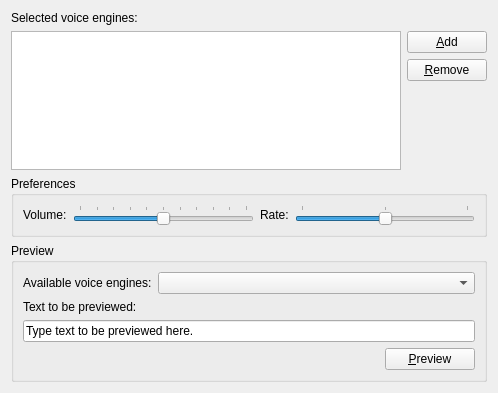
<?xml version="1.0" encoding="UTF-8"?>
<ui version="4.0">
 <class>TextToSpeechSource</class>
 <widget class="QWidget" name="TextToSpeechSource">
  <property name="geometry">
   <rect>
    <x>0</x>
    <y>0</y>
    <width>498</width>
    <height>393</height>
   </rect>
  </property>
  <property name="windowTitle">
   <string notr="true">Form</string>
  </property>
  <layout class="QVBoxLayout" name="verticalLayout_3">
   <item>
    <widget class="QLabel" name="label_3">
     <property name="buddy">
       <cstring>selectedVoiceEngines</cstring>
     </property>
     <property name="text">
      <string>Selected voice engines:</string>
     </property>
    </widget>
   </item>
   <item>
    <layout class="QHBoxLayout" name="horizontalLayout_3">
     <item>
      <widget class="QTreeView" name="selectedVoiceEngines"/>
     </item>
     <item>
      <layout class="QVBoxLayout" name="verticalLayout">
       <item>
        <widget class="QPushButton" name="addVoiceEngine">
         <property name="maximumSize">
          <size>
           <width>80</width>
           <height>16777215</height>
          </size>
         </property>
         <property name="text">
          <string>&amp;Add</string>
         </property>
        </widget>
       </item>
       <item>
        <widget class="QPushButton" name="removeVoiceEngine">
         <property name="text">
          <string>&amp;Remove</string>
         </property>
        </widget>
       </item>
       <item>
        <spacer name="verticalSpacer_3">
         <property name="orientation">
          <enum>Qt::Vertical</enum>
         </property>
         <property name="sizeHint" stdset="0">
          <size>
           <width>20</width>
           <height>18</height>
          </size>
         </property>
        </spacer>
       </item>
      </layout>
     </item>
    </layout>
   </item>
   <item>
    <widget class="QGroupBox" name="groupBox">
     <property name="title">
      <string>Preferences</string>
     </property>
     <layout class="QHBoxLayout" name="horizontalLayout_5">
      <item>
       <widget class="QLabel" name="label_4">
        <property name="buddy">
          <cstring>volumeSlider</cstring>
        </property>
        <property name="text">
         <string>Volume:</string>
        </property>
       </widget>
      </item>
      <item>
       <widget class="QSlider" name="volumeSlider">
        <property name="maximum">
         <number>100</number>
        </property>
        <property name="sliderPosition">
         <number>50</number>
        </property>
        <property name="tracking">
         <bool>false</bool>
        </property>
        <property name="orientation">
         <enum>Qt::Horizontal</enum>
        </property>
        <property name="tickPosition">
         <enum>QSlider::TicksAbove</enum>
        </property>
        <property name="tickInterval">
         <number>10</number>
        </property>
       </widget>
      </item>
      <item>
       <widget class="QLabel" name="label_5">
        <property name="buddy">
          <cstring>rateSlider</cstring>
        </property>
        <property name="text">
         <string>Rate:</string>
        </property>
       </widget>
      </item>
      <item>
       <widget class="QSlider" name="rateSlider">
        <property name="minimum">
         <number>-10</number>
        </property>
        <property name="maximum">
         <number>10</number>
        </property>
        <property name="pageStep">
         <number>2</number>
        </property>
        <property name="value">
         <number>0</number>
        </property>
        <property name="sliderPosition">
         <number>0</number>
        </property>
        <property name="tracking">
         <bool>false</bool>
        </property>
        <property name="orientation">
         <enum>Qt::Horizontal</enum>
        </property>
        <property name="tickPosition">
         <enum>QSlider::TicksAbove</enum>
        </property>
        <property name="tickInterval">
         <number>10</number>
        </property>
       </widget>
      </item>
     </layout>
    </widget>
   </item>
   <item>
    <widget class="QGroupBox" name="groupBox_2">
     <property name="title">
      <string>Preview</string>
     </property>
     <layout class="QVBoxLayout" name="verticalLayout_2">
      <item>
       <layout class="QHBoxLayout" name="horizontalLayout">
        <item>
         <widget class="QLabel" name="label_2">
          <property name="buddy">
            <cstring>availableVoiceEngines</cstring>
          </property>
          <property name="sizePolicy">
           <sizepolicy hsizetype="Fixed" vsizetype="Preferred">
            <horstretch>0</horstretch>
            <verstretch>0</verstretch>
           </sizepolicy>
          </property>
          <property name="text">
           <string>Available voice engines:</string>
          </property>
         </widget>
        </item>
        <item>
         <widget class="QComboBox" name="availableVoiceEngines"/>
        </item>
       </layout>
      </item>
      <item>
       <widget class="QLabel" name="label">
        <property name="buddy">
          <cstring>previewText</cstring>
        </property>
        <property name="sizePolicy">
         <sizepolicy hsizetype="Fixed" vsizetype="Preferred">
          <horstretch>0</horstretch>
          <verstretch>0</verstretch>
         </sizepolicy>
        </property>
        <property name="text">
         <string>Text to be previewed:</string>
        </property>
       </widget>
      </item>
      <item>
       <widget class="QLineEdit" name="previewText">
        <property name="text">
         <string>Type text to be previewed here.</string>
        </property>
       </widget>
      </item>
      <item>
       <layout class="QHBoxLayout" name="horizontalLayout_2">
        <item>
         <spacer name="horizontalSpacer">
          <property name="orientation">
           <enum>Qt::Horizontal</enum>
          </property>
          <property name="sizeHint" stdset="0">
           <size>
            <width>40</width>
            <height>20</height>
           </size>
          </property>
         </spacer>
        </item>
        <item>
         <widget class="QPushButton" name="previewVoice">
          <property name="sizePolicy">
           <sizepolicy hsizetype="Fixed" vsizetype="Fixed">
            <horstretch>0</horstretch>
            <verstretch>0</verstretch>
           </sizepolicy>
          </property>
          <property name="minimumSize">
           <size>
            <width>90</width>
            <height>0</height>
           </size>
          </property>
          <property name="text">
           <string>&amp;Preview</string>
          </property>
         </widget>
        </item>
       </layout>
      </item>
     </layout>
    </widget>
   </item>
  </layout>
 </widget>
 <resources/>
 <connections/>
</ui>
